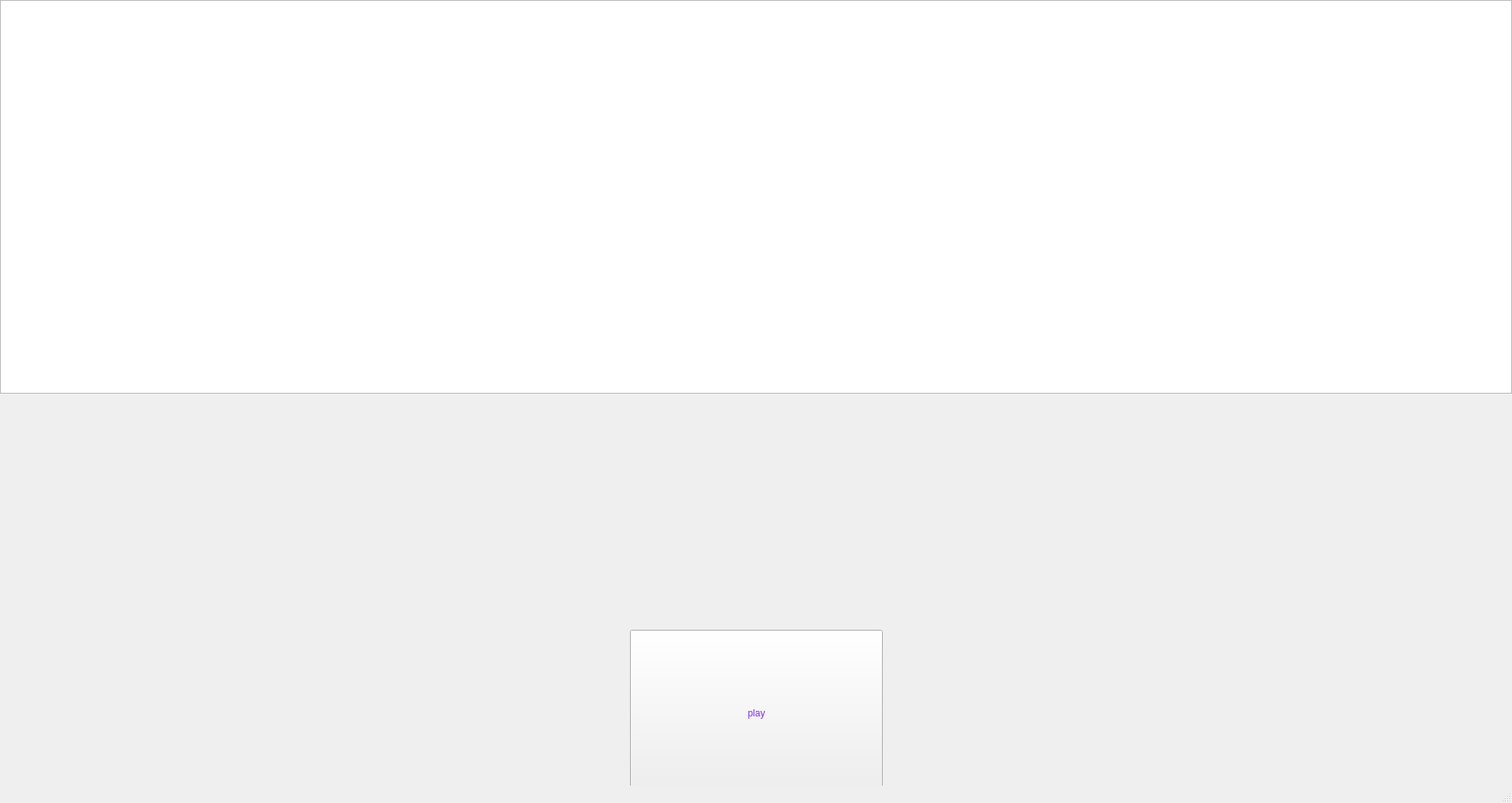
<?xml version="1.0" encoding="UTF-8"?>
<ui version="4.0">
 <class>Game</class>
 <widget class="QMainWindow" name="Game">
  <property name="geometry">
   <rect>
    <x>0</x>
    <y>0</y>
    <width>1920</width>
    <height>1020</height>
   </rect>
  </property>
  <property name="windowTitle">
   <string>Game</string>
  </property>
  <widget class="QWidget" name="centralwidget">
   <widget class="QPushButton" name="pushButton">
    <property name="geometry">
     <rect>
      <x>800</x>
      <y>800</y>
      <width>321</width>
      <height>211</height>
     </rect>
    </property>
    <property name="styleSheet">
     <string notr="true">border-image: url(:/play.png);
font: 700 italic 9pt &quot;Roman&quot;;
color: rgb(127, 42, 255);</string>
    </property>
    <property name="text">
     <string>play</string>
    </property>
   </widget>
   <widget class="QGraphicsView" name="graphicsView">
    <property name="geometry">
     <rect>
      <x>0</x>
      <y>0</y>
      <width>1920</width>
      <height>500</height>
     </rect>
    </property>
   </widget>
  </widget>
  <widget class="QMenuBar" name="menubar">
   <property name="geometry">
    <rect>
     <x>0</x>
     <y>0</y>
     <width>1920</width>
     <height>21</height>
    </rect>
   </property>
  </widget>
  <widget class="QStatusBar" name="statusbar"/>
 </widget>
 <resources/>
 <connections/>
</ui>
